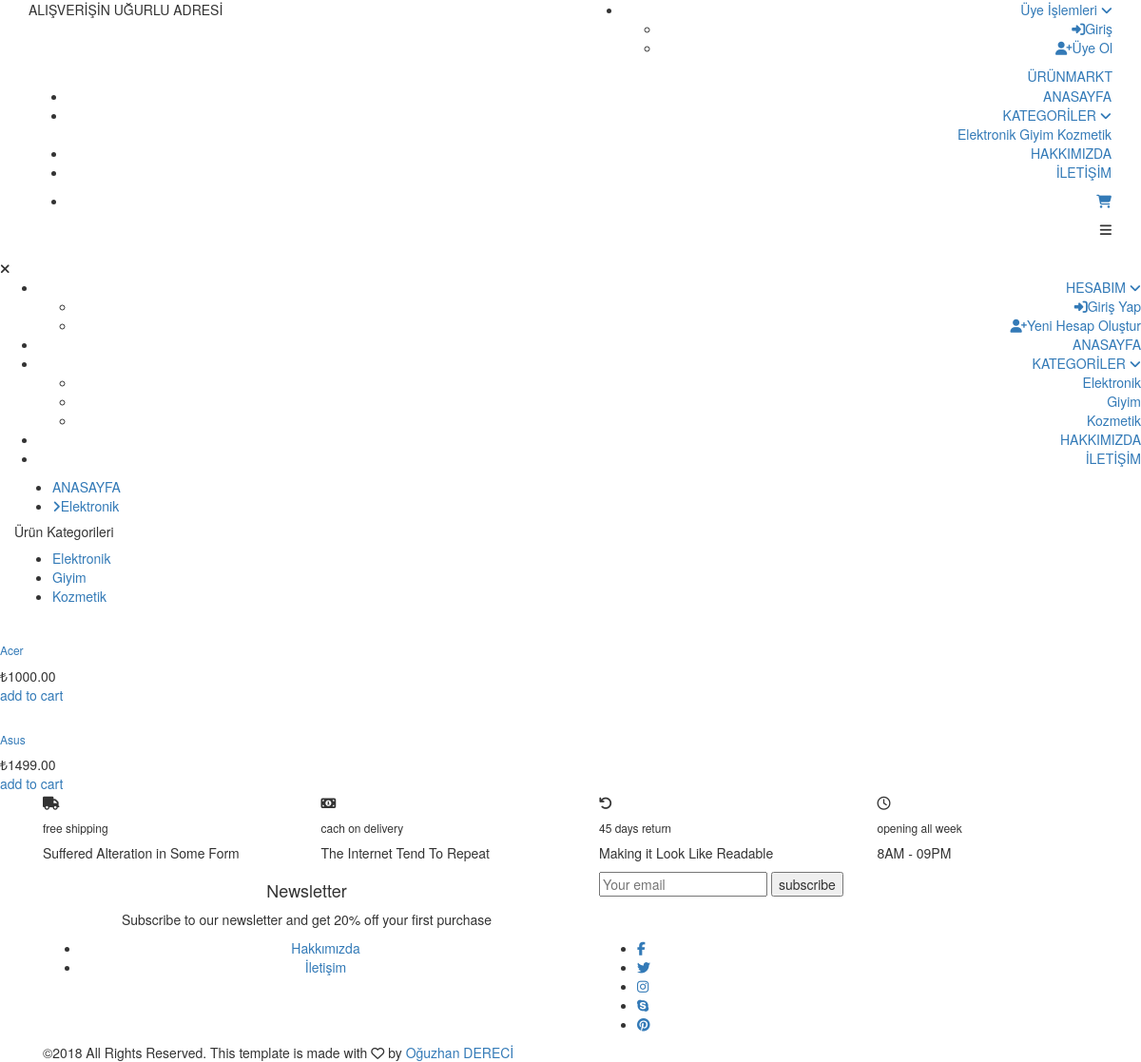
Page /index.php/on_panel/home/elektronik on the committed database.
### tables this page shows
CREATE TABLE `kategoriler` (
  `kategori_id` int(11) NOT NULL,
  `kategori_ad` varchar(50) NOT NULL
);

CREATE TABLE `urunler` (
  `urun_id` int(10) NOT NULL,
  `urun_ad` varchar(100) NOT NULL,
  `urun_kod` varchar(50) NOT NULL,
  `urun_kategori` int(11) NOT NULL,
  `urun_Afiyat` float NOT NULL,
  `urun_Sfiyat` float NOT NULL,
  `urun_stok` int(10) NOT NULL,
  `urun_aciklama` varchar(10000) NOT NULL,
  `urun_Akelime` varchar(5000) NOT NULL,
  `urun_durum` varchar(10) NOT NULL,
  `urun_Ktarih` timestamp NOT NULL DEFAULT CURRENT_TIMESTAMP,
  `urun_resim` varchar(100) NOT NULL
);

### application/controllers/on_panel/Home.php (called while the page is built, shortened)
<?php
class Home extends CI_Controller {
 	public function __construct()
    {
        $this->load->helper('url');
    }
    public function elektronik()
    {
        $query = $this->db->query("SELECT * FROM urunler");
        $data["urun"]  = $query->result();
        $query = $this->db->query("SELECT * FROM kategoriler");
        $data["veri"]  = $query->result();
        $query = $this->db->query("SELECT * FROM ayarlar");
        $data["meta"]  = $query->result();
        $this->load->view('on_panel/elektronik.php',$data);
    }
}

### index.php (called while the page is built, shortened)
<?php
require_once BASEPATH.'core/CodeIgniter.php';

### application/views/on_panel/elektronik.php (the view, shortened to what this page needs)
<?php $this->load->view('on_panel/header.php');  ?>
	<div class="container product_section_container">
		<div class="row">
			<div class="col product_section clearfix">
				<div class="breadcrumbs d-flex flex-row align-items-center">
					<ul>
						<li><a href="<?=base_url()?>on_panel/home">ANASAYFA</a></li>
						<li class="active"><a href="<?=base_url()?>on_panel/home/kategoriler/<?=$veri[0]->kategori_ad?>"><i class="fa fa-angle-right" aria-hidden="true"></i><?=$veri[0]->kategori_ad?></a></li>
					</ul>
				</div>
				<?php $this->load->view('on_panel/sidebar.php');  ?>
				<div class="main_content">
					<div class="products_iso">
						<div class="row">
							<div class="col">
								<div class="product-grid">
									<?php foreach ($urun as $rs) { ?>
									<?php if ($rs->urun_kategori == '1') { ?>
										<div class="product-item <?=$rs->urun_kategori ?>">
											<div class="product discount product_filter">
												<div class="product_image">
												</div>
												<div class="product_info">
													<h6 class="product_name"><a href="single.html"><?=$rs->urun_ad?></a></h6>
													<div class="product_price">₺<?=$rs->urun_Sfiyat?>.00</div>
												</div>
											</div>
											<div class="red_button add_to_cart_button"><a href="#">add to cart</a></div>
										</div>
									<?php } ?>
									<?php } ?>
							</div>
						</div>
					</div>
				</div>
			</div>
		</div>
	</div>
	<div class="benefit">
		<div class="container">
			<div class="row benefit_row">
				<div class="col-lg-3 benefit_col">
					<div class="benefit_item d-flex flex-row align-items-center">
						<div class="benefit_icon"><i class="fa fa-truck" aria-hidden="true"></i></div>
						<div class="benefit_content">
							<h6>free shipping</h6>
							<p>Suffered Alteration in Some Form</p>
						</div>
					</div>
				</div>
				<div class="col-lg-3 benefit_col">
					<div class="benefit_item d-flex flex-row align-items-center">
						<div class="benefit_icon"><i class="fa fa-money" aria-hidden="true"></i></div>
						<div class="benefit_content">
							<h6>cach on delivery</h6>
							<p>The Internet Tend To Repeat</p>
						</div>
					</div>
				</div>
				<div class="col-lg-3 benefit_col">
					<div class="benefit_item d-flex flex-row align-items-center">
						<div class="benefit_icon"><i class="fa fa-undo" aria-hidden="true"></i></div>
						<div class="benefit_content">
							<h6>45 days return</h6>
							<p>Making it Look Like Readable</p>
						</div>
					</div>
				</div>
				<div class="col-lg-3 benefit_col">
					<div class="benefit_item d-flex flex-row align-items-center">
						<div class="benefit_icon"><i class="fa fa-clock-o" aria-hidden="true"></i></div>
						<div class="benefit_content">
							<h6>opening all week</h6>
							<p>8AM - 09PM</p>
						</div>
					</div>
				</div>
			</div>
		</div>
	</div>
	<div class="newsletter">
		<div class="container">
			<div class="row">
				<div class="col-lg-6">
					<div class="newsletter_text d-flex flex-column justify-content-center align-items-lg-start align-items-md-center text-center">
						<h4>Newsletter</h4>
						<p>Subscribe to our newsletter and get 20% off your first purchase</p>
					</div>
				</div>
				<div class="col-lg-6">
					<div class="newsletter_form d-flex flex-md-row flex-column flex-xs-column align-items-center justify-content-lg-end justify-content-center">
						<input id="newsletter_email" type="email" placeholder="Your email" required="required" data-error="Valid email is required.">
						<button id="newsletter_submit" type="submit" class="newsletter_submit_btn trans_300" value="Submit">subscribe</button>
					</div>
				</div>
			</div>
		</div>
	</div>

### application/views/on_panel/header.php (shortened to what this page needs)
<!DOCTYPE html>
<html lang="en">
<head>
<link rel="stylesheet" type="text/css" href="<?=base_url()?>assets/on_panel/styles/bootstrap4/bootstrap.min.css">
<link href="<?=base_url()?>assets/on_panel/plugins/font-awesome-4.7.0/css/font-awesome.min.css" rel="stylesheet" type="text/css">
<link rel="stylesheet" type="text/css" href="<?=base_url()?>assets/on_panel/plugins/OwlCarousel2-2.2.1/owl.carousel.css">
<link rel="stylesheet" type="text/css" href="<?=base_url()?>assets/on_panel/plugins/OwlCarousel2-2.2.1/owl.theme.default.css">
<link rel="stylesheet" type="text/css" href="<?=base_url()?>assets/on_panel/plugins/OwlCarousel2-2.2.1/animate.css">
<link rel="stylesheet" href="<?=base_url()?>assets/on_panel/plugins/themify-icons/themify-icons.css">
<link rel="stylesheet" type="text/css" href="<?=base_url()?>assets/on_panel/plugins/jquery-ui-1.12.1.custom/jquery-ui.css">
<link rel="stylesheet" type="text/css" href="<?=base_url()?>assets/on_panel/styles/main_styles.css">
<link rel="stylesheet" type="text/css" href="<?=base_url()?>assets/on_panel/styles/responsive.css">
<link rel="stylesheet" type="text/css" href="<?=base_url()?>assets/on_panel/styles/contact_styles.css">
<link rel="stylesheet" type="text/css" href="<?=base_url()?>assets/on_panel/styles/contact_responsive.css">
<link rel="stylesheet" type="text/css" href="<?=base_url()?>assets/on_panel/styles/dropdown.css">
<link rel="stylesheet" type="text/css" href="<?=base_url()?>assets/on_panel/styles/categories_styles.css">
<link rel="stylesheet" type="text/css" href="<?=base_url()?>assets/on_panel/styles/categories_responsive.css">
<link rel="stylesheet" href="https://cdn.jsdelivr.net/bxslider/4.2.12/jquery.bxslider.css">
</head>
<body>
<div class="super_container">
	<header class="header trans_300">
		<div class="top_nav">
			<div class="container">
				<div class="row">
					<div class="col-md-6">
						<div class="top_nav_left">ALIŞVERİŞİN UĞURLU ADRESİ</div>
					</div>
					<div class="col-md-6 text-right">
						<div class="top_nav_right">
							<ul class="top_nav_menu">
								<?php if ($this->session->uye_session) { ?>
									<li class="account">
										<a href="#">
											<?=$this->session->uye_session['uye_adsoy'] ?>
											<i class="fa fa-angle-down"></i>
										</a>
										<ul class="account_selection">
											<li><a href="<?=base_url()?>on_panel/login/logout_islemi"><i class="fa fa-sign-out" aria-hidden="true"></i>Çıkış</a></li>
										</ul>
									</li>
								<?php }  else {?>
								<li class="account">
									<a href="#">
										Üye İşlemleri
										<i class="fa fa-angle-down"></i>
									</a>
									<ul class="account_selection">
										<li><a href="<?=base_url()?>on_panel/login"><i class="fa fa-sign-in" aria-hidden="true"></i>Giriş</a></li>
										<li><a href="<?=base_url()?>on_panel/login/register"><i class="fa fa-user-plus" aria-hidden="true"></i>Üye Ol</a></li>
									</ul>
								</li>
								<?php } ?>
							</ul>
						</div>
					</div>
				</div>
			</div>
		</div>
		<div class="main_nav_container">
			<div class="container">
				<div class="row">
					<div class="col-lg-12 text-right">
						<div class="logo_container">
							<a href="<?=base_url()?>on_panel/home">ÜRÜN<span>MARKT</span></a>
						</div>
						<nav class="navbar">
							<ul class="navbar_menu">
								<li><a href="<?=base_url()?>on_panel/home">ANASAYFA</a></li>
								<li>
									<div class="dropdown">
								  		<a class="dropbtn" >KATEGORİLER <i class="fa fa-angle-down"></i></a>
								  		<div class="dropdown-content">
								  			<?php foreach ($veri as $rs) { ?>
								  				<a style="text-align:left;" href="<?=base_url()?>on_panel/home/kategoriler/<?=$rs->kategori_ad?>"><?=$rs->kategori_ad?></a>
								  			<?php }  ?>
								  		</div>
									</div>
								</li>
								<li><a href="<?=base_url()?>on_panel/home/hakkimizda">HAKKIMIZDA</a></li>
								<li><a href="<?=base_url()?>on_panel/home/iletisim">İLETİŞİM</a></li>
							</ul>
							<ul class="navbar_user">
								<li><a href="#"><i class="fa fa-shopping-cart" aria-hidden="true"></i></a></li>
							</ul>
							<div class="hamburger_container">
								<i class="fa fa-bars" aria-hidden="true"></i>
							</div>
						</nav>
					</div>
				</div>
			</div>
		</div>
	</header>
	<div class="hamburger_menu">
		<div class="hamburger_close"><i class="fa fa-times" aria-hidden="true"></i></div>
		<div class="hamburger_menu_content text-right">
			<ul class="menu_top_nav">
				<li class="menu_item has-children">
					<a href="">
						HESABIM
						<i class="fa fa-angle-down"></i>
					</a>
					<ul class="menu_selection">
						<li><a href="<?=base_url()?>on_panel/login"><i class="fa fa-sign-in" aria-hidden="true"></i>Giriş Yap</a></li>
						<li><a href="<?=base_url()?>on_panel/login/register"><i class="fa fa-user-plus" aria-hidden="true"></i>Yeni Hesap Oluştur</a></li>
					</ul>
				</li>
				<li class="menu_item"><a href="<?=base_url()?>on_panel/home">ANASAYFA</a></li>
				<li class="menu_item has-children">
					<a href="">
						KATEGORİLER
						<i class="fa fa-angle-down"></i>
					</a>
					<ul class="menu_selection">
						<?php foreach ($veri as $rs) { ?>
							<li><a style="text-align:right;" href="<?=base_url()?>on_panel/home/kategoriler/<?=$rs->kategori_ad?>"><?=$rs->kategori_ad?></a></li>
			  			<?php }  ?>
					</ul>
				</li>
				<li class="menu_item"><a href="<?=base_url()?>on_panel/home/hakkimizda">HAKKIMIZDA</a></li>
				<li class="menu_item"><a href="<?=base_url()?>on_panel/home/iletisim">İLETİŞİM</a></li>
			</ul>
		</div>
	</div>

### application/views/on_panel/sidebar.php
<div class="sidebar">
	<div class="sidebar_section">
		<div class="sidebar_title">
			<h5>Ürün Kategorileri</h5>
		</div>
		<ul class="sidebar_categories">
			<?php foreach ($veri as $rs) { ?>
				<li><a href="<?=base_url()?>on_panel/home/kategoriler/<?=$rs->kategori_ad?>"><?=$rs->kategori_ad?></a></li>
			<?php }  ?>
		</ul>
	</div>
</div>

### rows in the picture
kategoriler: kategori_ad "Elektronik"
kategoriler: kategori_ad "Giyim"
kategoriler: kategori_ad "Kozmetik"
urunler: urun_ad "Acer", urun_Sfiyat "1000"
urunler: urun_ad "Asus", urun_Sfiyat "1499"
